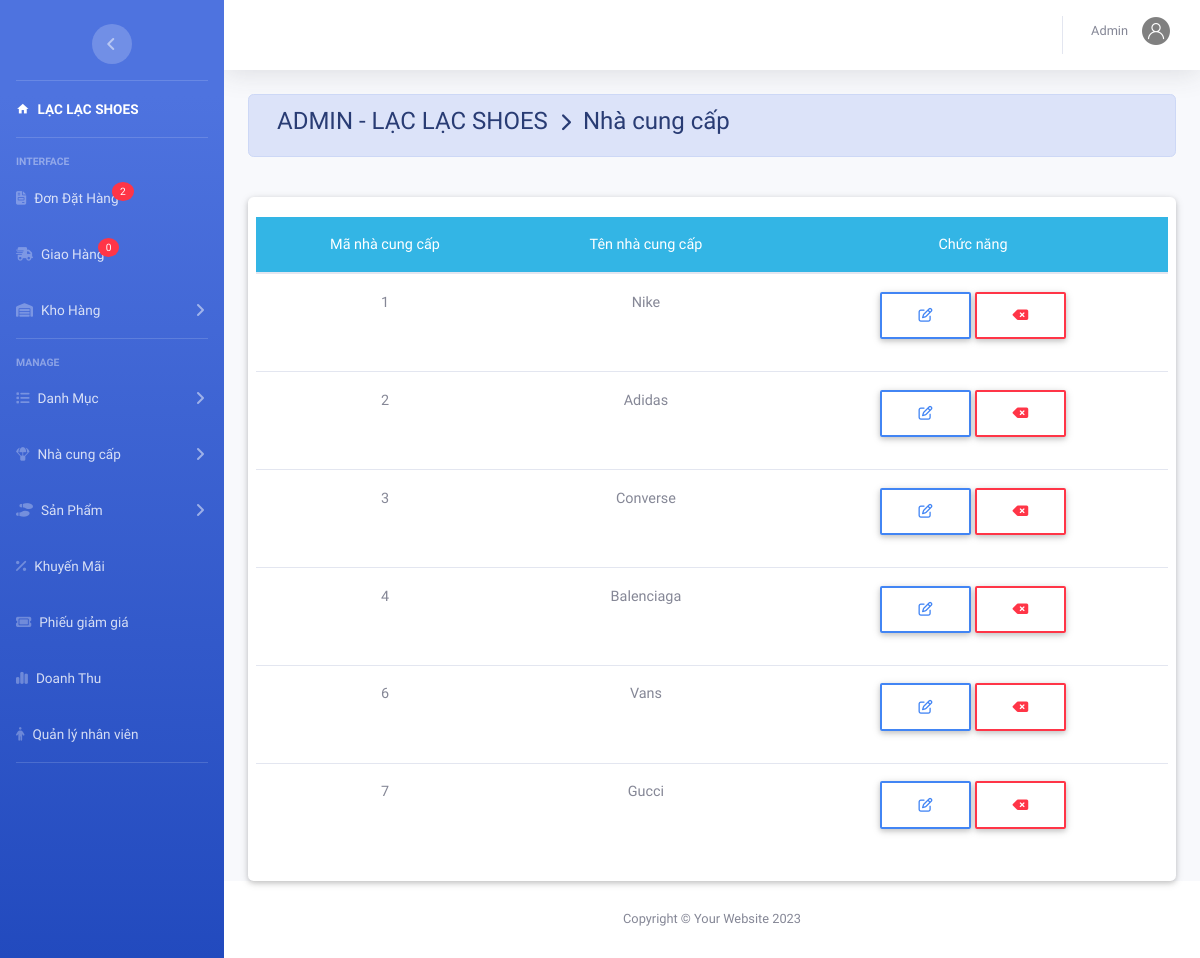
/admin/index.php?action=nhacc (signed in), run on an earlier commit of the app's database.
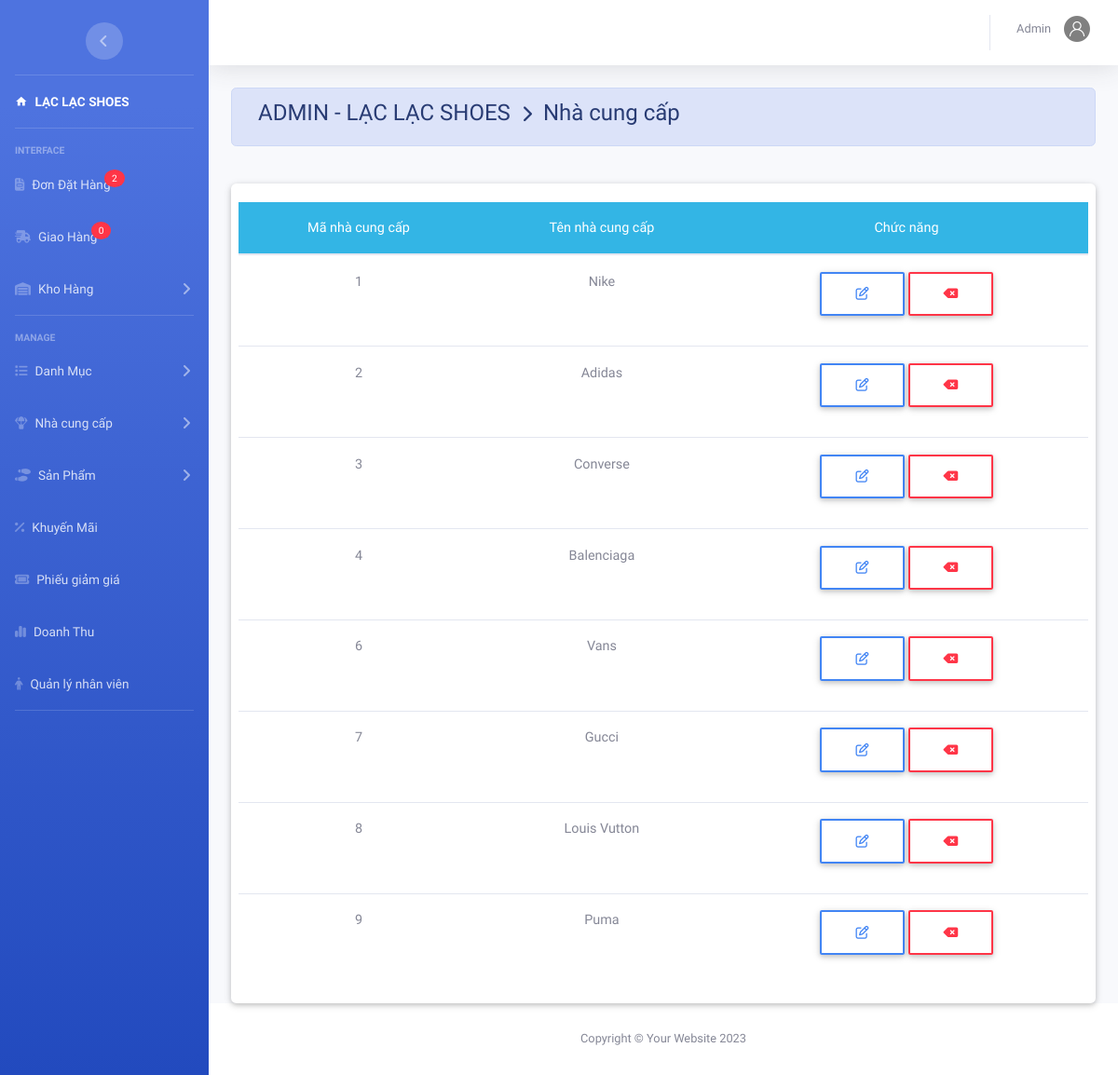
And on a later commit of the database.
### tables this page shows
CREATE TABLE `nhacc` (
  `MaNCC` int(11) NOT NULL,
  `TenNCC` varchar(50) NOT NULL
);

### admin/nhacungcap/danhsach.php (the view, shortened to what this page needs)
<?php
include_once('../model/database.php');
$sql = "select * from nhacc";
$rs = mysqli_query($conn, $sql);
?>
<div class="container-fluid">
	<div class=" alert alert-primary">
		<h4 class="page-title">
			 ADMIN - LẠC LẠC SHOES &#160;<i class="fas fa-chevron-right" style="font-size: 18px"></i>&#160; Nhà cung cấp
		</h4>
	</div><br>
	<?php include_once('nhacungcap/main.php'); ?>
	<div class="card card-body">
		<div class="row">
			<table class="table table-hover m-auto text-center" style="font-size: 13px;">
				<thead class="badge-info">
					<tr>
						<th>Mã nhà cung cấp</th>
						<th>Tên nhà cung cấp</th>
						<th>Chức năng</th>
					</tr>
				</thead>
				<tbody>
					<?php $so = 0;
					while ($row = mysqli_fetch_array($rs)) { ?>
						<tr>
							<td><?php echo $row['MaNCC']; ?></td>
							<td><?php echo $row['TenNCC']; ?></td>
							<td>
								<a class="mb-3 btn btn-outline-primary mx-auto w-25 fs-14 text-capitalize" href="index.php?action=nhacc&view=sua&mancc=<?php echo $row['MaNCC']; ?>"><i class="far fa-edit"></i></a>
								<a class="mb-3 btn btn-outline-danger mx-auto w-25 fs-14 text-capitalize" href="nhacungcap/main.php?view=xoa&mancc=<?php echo $row['MaNCC']; ?>"><i class="fas fa-backspace"></i></a>
							</td>
						</tr>
					<?php	} ?>
				</tbody>
			</table>
		</div>
	</div>
</div>

What changed in the data, as far as the page shows it:
added nhacc: MaNCC "8", TenNCC "Louis Vutton"
added nhacc: MaNCC "9", TenNCC "Puma"
